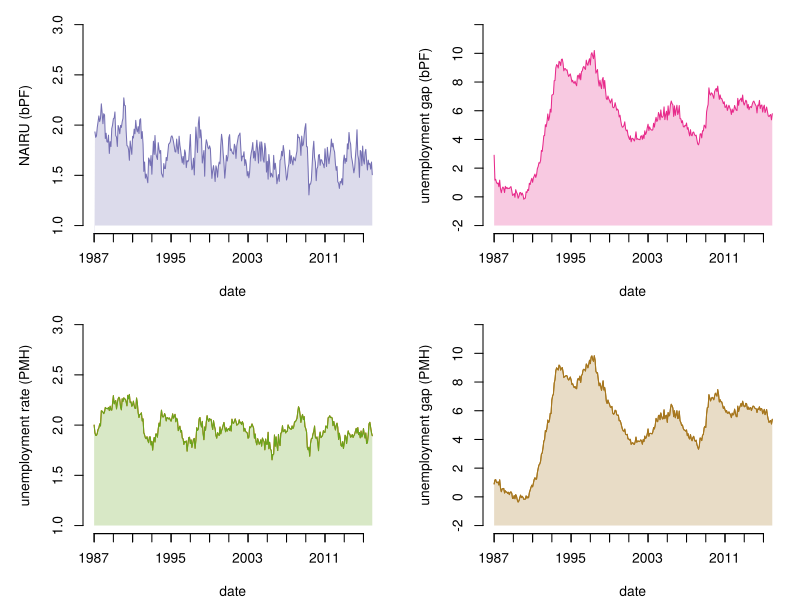

This chart was generated by the following R code:
##############################################################################
##############################################################################
# Example 3.13
# Particle filtering for Swedish inflation/unemployment
# Reproduces Figure 3.6
#
# Copyright (c) 2016 Johan Dahlin [ johan.dahlin (at) liu.se ]
# Distributed under the MIT license.
#
##############################################################################
##############################################################################


# Setup plot colors
library("RColorBrewer")
plotColors = brewer.pal(7, "Dark2");

d            <- read.table("philipscurve_sweden_1987_2015.csv",sep=",",header=T)
dates        <- as.Date( seq(as.POSIXct("1987-01-01 01:00:00 CET"), as.POSIXct("2015-12-01 01:00:00 CET"), by = "1 months") )
inflation    <- as.numeric( d$inflation    )
unemployment <- as.numeric( d$unemployment )

dpmh         <- read.table("pmh0/philips_th_posterior.csv",header=T,sep=",");
xhats        <- as.numeric( read.table("pmh0/philips_nairu_mean.csv",header=F,sep=",")$V1 );
xhatm        <- as.numeric( read.table("smc/state_bPF_N100.csv",header=T,sep=",")$xhatf );

cairo_pdf("ex-philips-state.pdf",  height = 6, width = 8)

layout(matrix(1:4, 2, 2, byrow = TRUE))  
par(mar=c(4,5,1,1))

plot(as.Date(dates),xhatm,type="n",ylab="NAIRU (bPF)", xlab="date",col=plotColors[2],bty="n",xaxt="n", ylim=c(1,3) , xlim=c(as.Date("1987-01-01 01:00:00 CET"),as.Date("2015-12-01 01:00:00 CET")) )

r         = as.POSIXct(range(dates), "1 months"); 
atVector  = seq(r[1], as.POSIXct("2016-01-01 01:00:00 CET"), by = "24 months")
atVector2 = seq(r[1], as.POSIXct("2016-01-01 01:00:00 CET"), by = "48 months")
axis.Date(1, at=atVector, labels=NA)
axis.Date(1, at=atVector2, format="%Y")

grid = as.Date(dates);
polygon(c(grid,rev(grid)),c(xhatm,rep(1,length(grid))),border=NA,col=rgb(t(col2rgb(plotColors[3]))/256,alpha=0.25))
lines(as.Date(dates)[-1],xhatm[-1],lwd=1,col=plotColors[3])

plot(as.Date(dates),unemployment-xhatm,type="n",ylab="unemployment gap (bPF)", xlab="date",col=plotColors[4],bty="n",xaxt="n", ylim=c(-2,12) , xlim=c(as.Date("1987-01-01 01:00:00 CET"),as.Date("2015-12-01 01:00:00 CET")) )

r         = as.POSIXct(range(dates), "1 months"); 
atVector  = seq(r[1], as.POSIXct("2016-01-01 01:00:00 CET"), by = "24 months")
atVector2 = seq(r[1], as.POSIXct("2016-01-01 01:00:00 CET"), by = "48 months")
axis.Date(1, at=atVector, labels=NA)
axis.Date(1, at=atVector2, format="%Y")

polygon(c(grid,rev(grid)),c(unemployment-xhatm,rep(-2,length(grid))),border=NA,col=rgb(t(col2rgb(plotColors[4]))/256,alpha=0.25))
lines(as.Date(dates),unemployment-xhatm,lwd=1,col=plotColors[4])



plot(as.Date(dates),xhats,type="l",ylab="unemployment rate (PMH)", xlab="date",col=plotColors[2],bty="n",xaxt="n", ylim=c(1,3) , xlim=c(as.Date("1987-01-01 01:00:00 CET"),as.Date("2015-12-01 01:00:00 CET")) )

r         = as.POSIXct(range(dates), "1 months"); 
atVector  = seq(r[1], as.POSIXct("2016-01-01 01:00:00 CET"), by = "24 months")
atVector2 = seq(r[1], as.POSIXct("2016-01-01 01:00:00 CET"), by = "48 months")
axis.Date(1, at=atVector, labels=NA)
axis.Date(1, at=atVector2, format="%Y")

polygon(c(grid,rev(grid)),c(xhats,rep(1,length(grid))),border=NA,col=rgb(t(col2rgb(plotColors[5]))/256,alpha=0.25))
lines(as.Date(dates),xhats,lwd=1,col=plotColors[5])

plot(as.Date(dates),unemployment-xhats,type="l",ylab="unemployment gap (PMH)", xlab="date",col=plotColors[7],bty="n",xaxt="n", ylim=c(-2,12) , xlim=c(as.Date("1987-01-01 01:00:00 CET"),as.Date("2015-12-01 01:00:00 CET")) )

r         = as.POSIXct(range(dates), "1 months"); 
atVector  = seq(r[1], as.POSIXct("2016-01-01 01:00:00 CET"), by = "24 months")
atVector2 = seq(r[1], as.POSIXct("2016-01-01 01:00:00 CET"), by = "48 months")
axis.Date(1, at=atVector, labels=NA)
axis.Date(1, at=atVector2, format="%Y")

polygon(c(grid,rev(grid)),c(unemployment-xhats,rep(-2,length(grid))),border=NA,col=rgb(t(col2rgb(plotColors[7]))/256,alpha=0.25))
lines(as.Date(dates),unemployment-xhats,lwd=1,col=plotColors[7])

dev.off()
